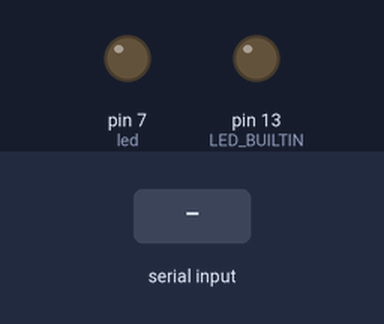
Recording of a sketch running on a simulated Arduino Uno, built with avr-gcc and run on an emulated ATmega328P. On the bench: output pins drawn as LEDs (lit = HIGH). The inputs (shaded band) are chosen by the test bench.

Above: at 1.2 s.
1.3 s: "1" received over Serial
At 2.1 s:
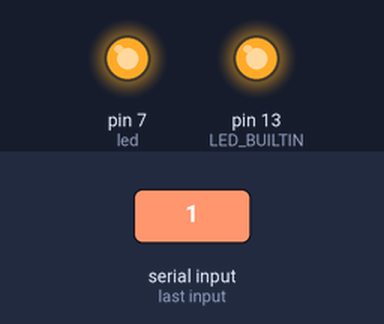
2.8 s: "0" received over Serial
At 3.3 s:
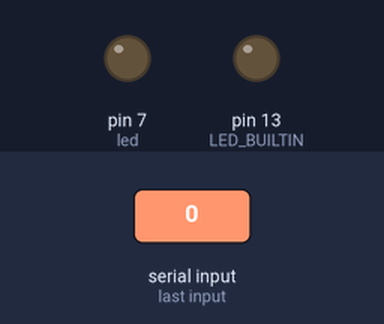
Timing chart, 0 to 5.8 s (numbered marks = the images above; inputs shaded):
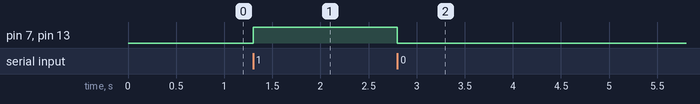

Measured:
- after the input at 1.3 s, pin 7 (led), pin 13 (LED_BUILTIN): LOW → HIGH at once
- after the input at 2.8 s, pin 7 (led), pin 13 (LED_BUILTIN): HIGH → LOW at once

The sketch:

serial.ino
```cpp
#define led 7
int data;

void setup() {
  pinMode(led, OUTPUT);
  pinMode(LED_BUILTIN, OUTPUT);
  Serial.begin(9600);
  digitalWrite(led, LOW);
  digitalWrite(LED_BUILTIN, LOW);

}

void loop() {
  while(Serial.available())
  {
    data = Serial.read();

    if (data == '1') {
      digitalWrite(led, HIGH);
      digitalWrite(LED_BUILTIN, HIGH);
    }

    else if (data == '0')
    {
      digitalWrite(led, LOW);
      digitalWrite(LED_BUILTIN, LOW);
    }
  }

}
```
